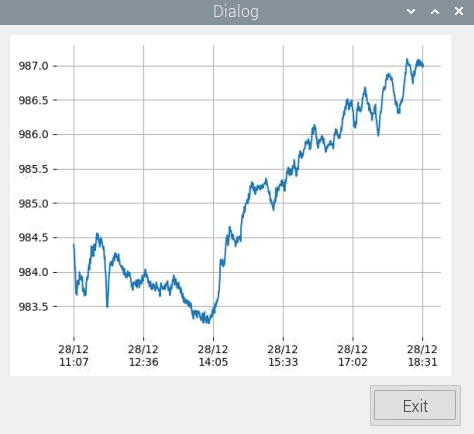
#> input picture images/press.PNG, 474 x 434 px, given in place of the camera
$ python tmp.py
#> lines starting #> are read from the running program, lines starting #| are printed output that depends on the picture; after the words box and inside, x2 and y2 are one past the last pixel; in counts of white or black regions, pixels touching at a corner belong together
# import requests
# import calendar
#
# api_key = '6de6d5f7dc205d00ce676ee7a2f2274a'
# api_call = 'https://api.openweathermap.org/data/2.5/forecast?appid=' + api_key
#
# running = True
#
# print('Welcome to Jaimes Subroto\'s 5 day weather forecast application using OpenWeatherMap\'s API!')
#
# # "https://api.openweathermap.org/data/2.5/forecast?q=modena&appid=6de6d5f7dc205d00ce676ee7a2f2274a"
#
#
# json_data = requests.get("https://api.openweathermap.org/data/2.5/forecast?id=3181927&appid=6de6d5f7dc205d00ce676ee7a2f2274a").json()

# Program loop
# while running:

    # Asks the user for the city or zip code to be queried
    # while True:

        # Input validation
        # try:
        #     print('\nThis application supports search by city(0) or search by zip code(1).')
        #     search = int(input('Please input 0 or 1: '))
        # except ValueError:
        #     print("Sorry, I didn't understand that.")
        # else:
        #
        #     # Passed the validation test
        #     if search == 0:
        #         city = input('Please input the city name: ')
        #         if city.lower() == 'sf':
        #             city = 'San Francisco, US'
        #
        #         # Appends the city to the api call
        #         api_call += '&q=' + city
        #         break
        #
        #     elif search == 1:
        #         zip_code = input('Please input the zip code: ')
        #
        #         # Appends the zip code to the api call
        #         api_call += '&zip=' + zip_code
        #         break
        #
        #     else:
        #         # Prints the invalid number (not 0 or 1)
        #         print('{} is not a valid option.'.format(search))

    # Stores the Json response
    # json_data = requests.get(api_call).json()

    # location_data = {
    #     'city': json_data['city']['name'],
    #     'country': json_data['city']['country']
    # }

    # print('\n{city}, {country}'.format(**location_data))

    # The current date we are iterating through
current_date = ''

# [62 lines of commented-out code are left out]

def get_motion_detection(old_frame, frame):
    motion = 0
    min_area_motion = 50

    frame_tmp = cv2.GaussianBlur(frame, (21, 21), 0)
    frame_old_tmp = cv2.GaussianBlur(old_frame, (21, 21), 0)

    diff_frame = cv2.absdiff(frame_old_tmp, frame_tmp)
    thresh_frame = cv2.threshold(diff_frame, 25, 255, cv2.THRESH_BINARY)[1]
    thresh_frame = cv2.dilate(thresh_frame, None, iterations=2)

    # Finding contour of moving object
    (_, cnts) = cv2.findContours(thresh_frame.copy(), cv2.RETR_EXTERNAL, cv2.CHAIN_APPROX_SIMPLE)
    for contour in cnts:
        if cv2.contourArea(contour) < min_area_motion:
            continue
        else:
            motion = 1
            # break
            (x, y, w, h) = cv2.boundingRect(contour)
            # making green rectangle arround the moving object
            cv2.rectangle(frame, (x, y), (x + w, y + h), (0, 255, 0), 3)
    old_frame = frame.copy()
    return frame

import numpy as np
import cv2

cap = cv2.VideoCapture(0)
cap.set(cv2.CAP_PROP_FOURCC, cv2.VideoWriter_fourcc('M','J','P','G'))
# cap.set(cv2.CAP_PROP_FOURCC, cv2.VideoWriter_fourcc('Y','U','Y','V'))
ret, first_frame = cap.read()
#> first_frame is the input picture: shape (434, 474, 3); mean B, G, R 240.5, 239.3, 237.2
first_frame = cv2.resize(first_frame, (320, 240))
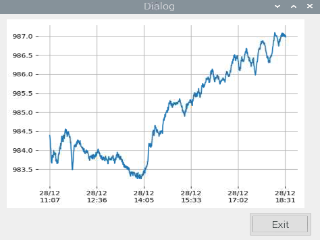
#> first_frame: shape (240, 320, 3); mean B, G, R 240.4, 239.1, 237.1
first_frame = cv2.cvtColor(first_frame, cv2.COLOR_BGR2GRAY)
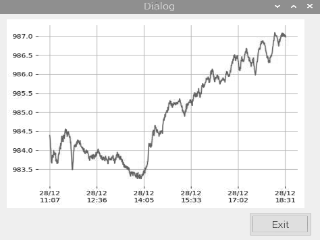
#> first_frame: shape (240, 320); min 53, max 255, mean 238.6

while(True):
    # Capture frame-by-frame
    ret, frame = cap.read()

    if frame is not None:
        # Our operations on the frame come here
        frame = cv2.cvtColor(frame, cv2.COLOR_BGR2GRAY)
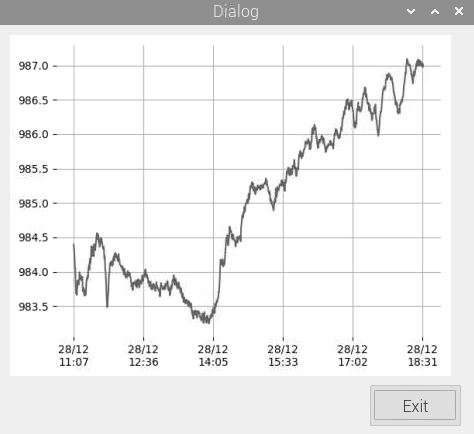
#> frame: shape (434, 474); min 0, max 255, mean 238.8
        frame = cv2.resize(frame, (320, 240))
#> frame: shape (240, 320)

        get_motion_detection(first_frame, frame)
#> in get_motion_detection, `frame_tmp = cv2.GaussianBlur(frame, (21, 21), 0)`:
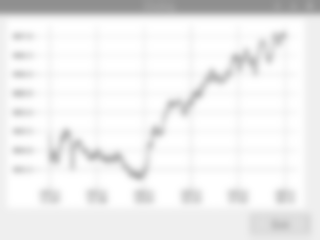
#> frame_tmp: shape (240, 320); min 143, max 255, mean 238.6
#> in get_motion_detection, `diff_frame = cv2.absdiff(frame_old_tmp, frame_tmp)`:
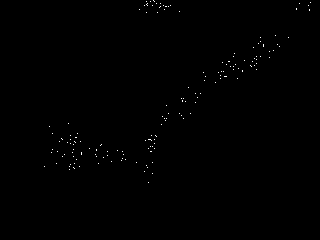
#> diff_frame: shape (240, 320); values 0 (black) and 1 (white), 0.24% white in thin lines or dots, all inside (x1, y1, x2, y2) = (44, 0, 311, 183)
#> in get_motion_detection, `thresh_frame = cv2.threshold(diff_frame, 25, 255, cv2.THRESH_BINARY)[1]`: thresh_frame: shape (240, 320); every value is 0
#> in get_motion_detection, `(_, cnts) = cv2.findContours(thresh_frame.copy(), cv2.RETR_EXTERNAL, c..`: cnts = None
#> (the run stopped early here; a loop or call above may not have finished)

$ run again, on images/telebot.PNG
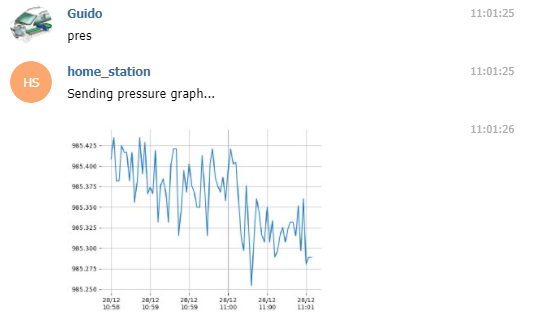
#> input picture images/telebot.PNG, 540 x 319 px, given in place of the camera
#> first_frame is the input picture: shape (319, 540, 3); mean B, G, R 250, 249.8, 249.2
#> in get_motion_detection, `frame_tmp = cv2.GaussianBlur(frame, (21, 21), 0)`:
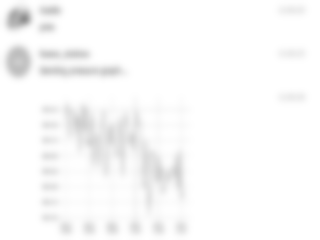
#> frame_tmp: shape (240, 320); min 144, max 255, mean 249.6
#> in get_motion_detection, `diff_frame = cv2.absdiff(frame_old_tmp, frame_tmp)`:
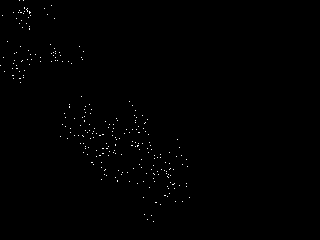
#> diff_frame: shape (240, 320); values 0 (black) and 1 (white), 0.38% white in thin lines or dots, all inside (x1, y1, x2, y2) = (0, 0, 190, 222)
#> thresh_frame: shape (240, 320); every value is 0
#> cnts = None

$ run again, on images/vers4_1.PNG
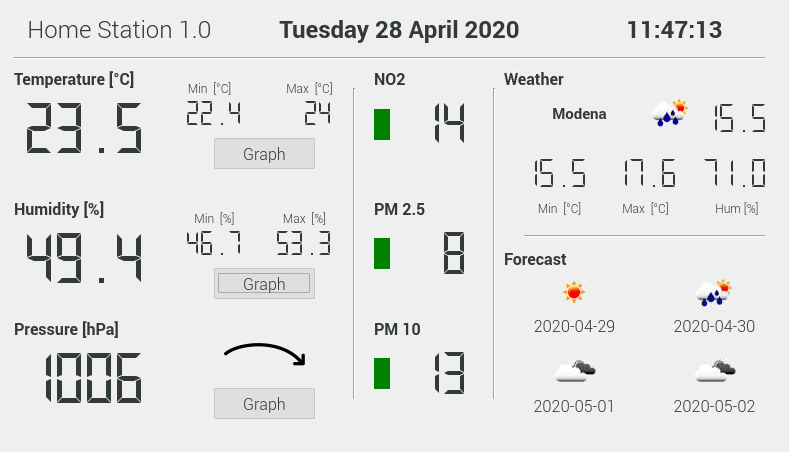
#> input picture images/vers4_1.PNG, 789 x 452 px, given in place of the camera
#> first_frame is the input picture: shape (452, 789, 3); mean B, G, R 228.5, 229, 228.3
#> in get_motion_detection, `frame_tmp = cv2.GaussianBlur(frame, (21, 21), 0)`:
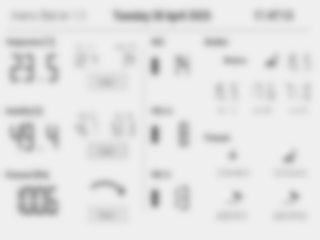
#> frame_tmp: shape (240, 320); min 141, max 240, mean 228.7
#> in get_motion_detection, `diff_frame = cv2.absdiff(frame_old_tmp, frame_tmp)`:
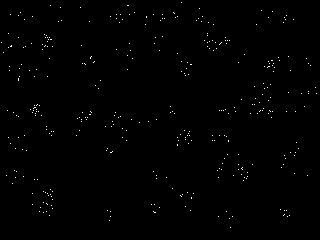
#> diff_frame: shape (240, 320); values 0 (black) and 1 (white), 0.51% white in thin lines or dots
#> thresh_frame: shape (240, 320); every value is 0
#> cnts = None
